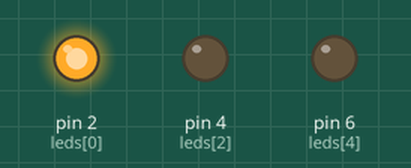
Bench run of a sketch on a simulated Arduino Uno, built with avr-gcc and run on an emulated ATmega328P. Shown: output pins drawn as LEDs (lit = HIGH).

Above: at 0.2 s.
At 1.2 s:
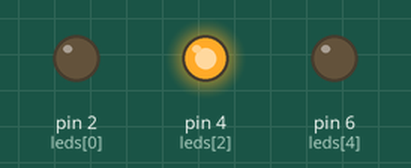
At 2.2 s:
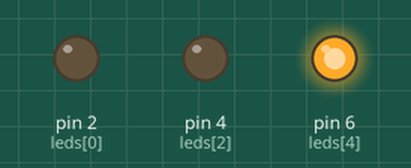
At 5.7 s:
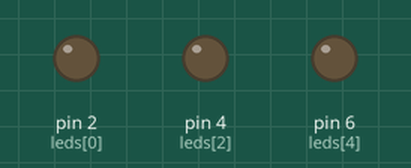
Timing chart, 0 to 6.9 s (numbered marks = the images above):
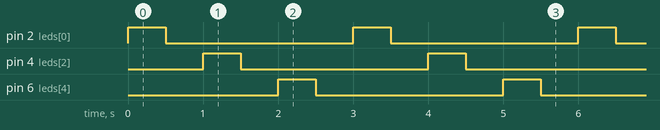

Measured:
- by itself, pin 2 (leds[0]), pin 4 (leds[2]), pin 6 (leds[4]): alternates HIGH for 0.50 s and LOW for 2.5 s
- by itself, everything shown: repeats every 3.0 s, in 6 steps

The sketch:

lab1b.ino
```cpp
const int leds[]={2,3,4,5,6};
void setup()
{

  for(int i=0;i<6;i=i+2){
  	pinMode(leds[i],OUTPUT);
  }
}

void loop()
{
  for(int i=0;i<6;i=i+2){
  digitalWrite(leds[i], HIGH);
  delay(500); // Wait for 1000 millisecond(s)
  digitalWrite(leds[i], LOW);
  delay(500);
}
}
```
